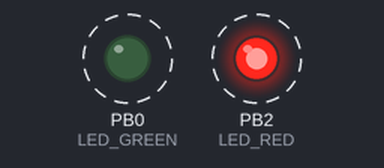
Recording of a sketch running on a simulated ATtiny85, built with avr-gcc and run on an emulated ATtiny85. Parts: output pins drawn as LEDs (lit = HIGH). Dashed ring = blinking.

Above: at 0.12 s.
Timing chart, 0 to 3.0 s (numbered marks = the images above):
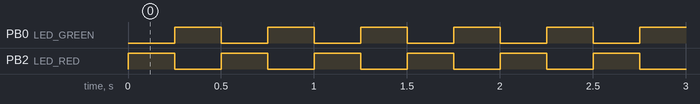

The sketch:

blink.ino
```cpp
// Using ATTiny85

#define LED_RED    2 // PB2, pin 7
#define LED_GREEN  0 // PB0, pin 5

void setup()
{
  pinMode(LED_RED, OUTPUT);
  pinMode(LED_GREEN, OUTPUT);
}

void loop()
{
  digitalWrite(LED_RED, HIGH);
  delay(250);
  digitalWrite(LED_RED, LOW);

  digitalWrite(LED_GREEN, HIGH);
  delay(250);
  digitalWrite(LED_GREEN, LOW);
}
```

Measured:
- by itself, PB0 (LED_GREEN), PB2 (LED_RED): alternates HIGH for 0.25 s and LOW for 0.25 s
